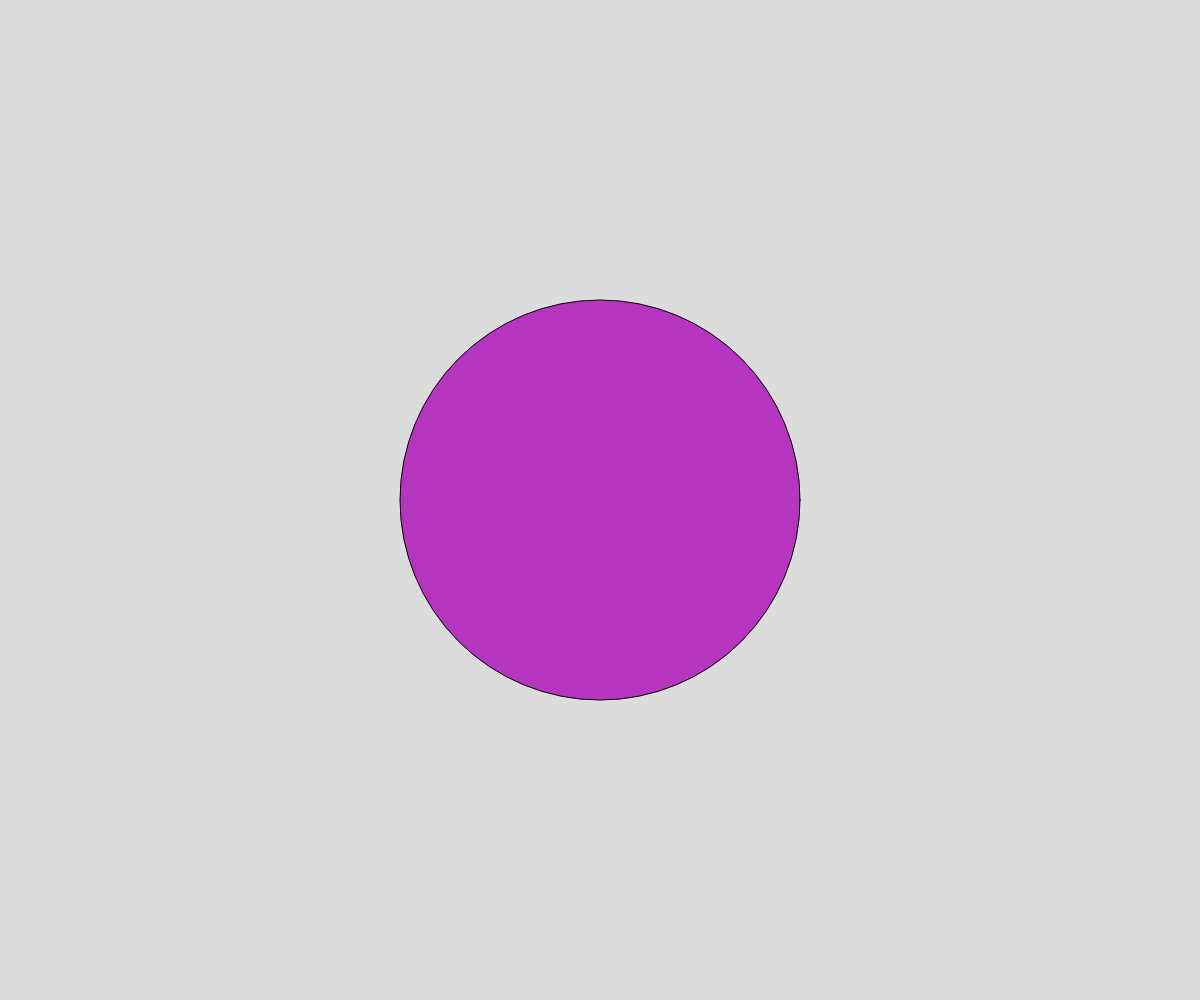
Frame 1 (no input)
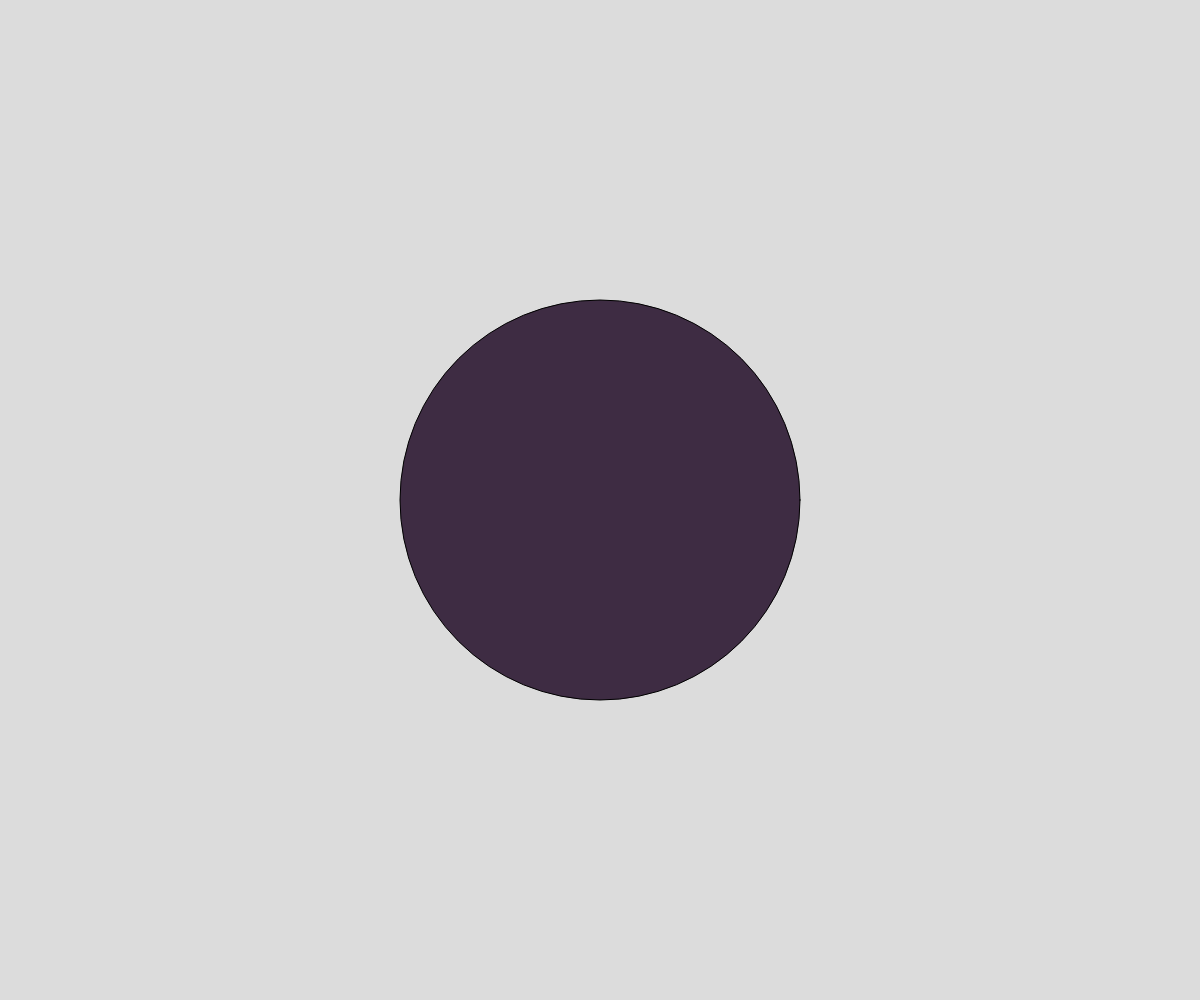
Frame 60 (no input)
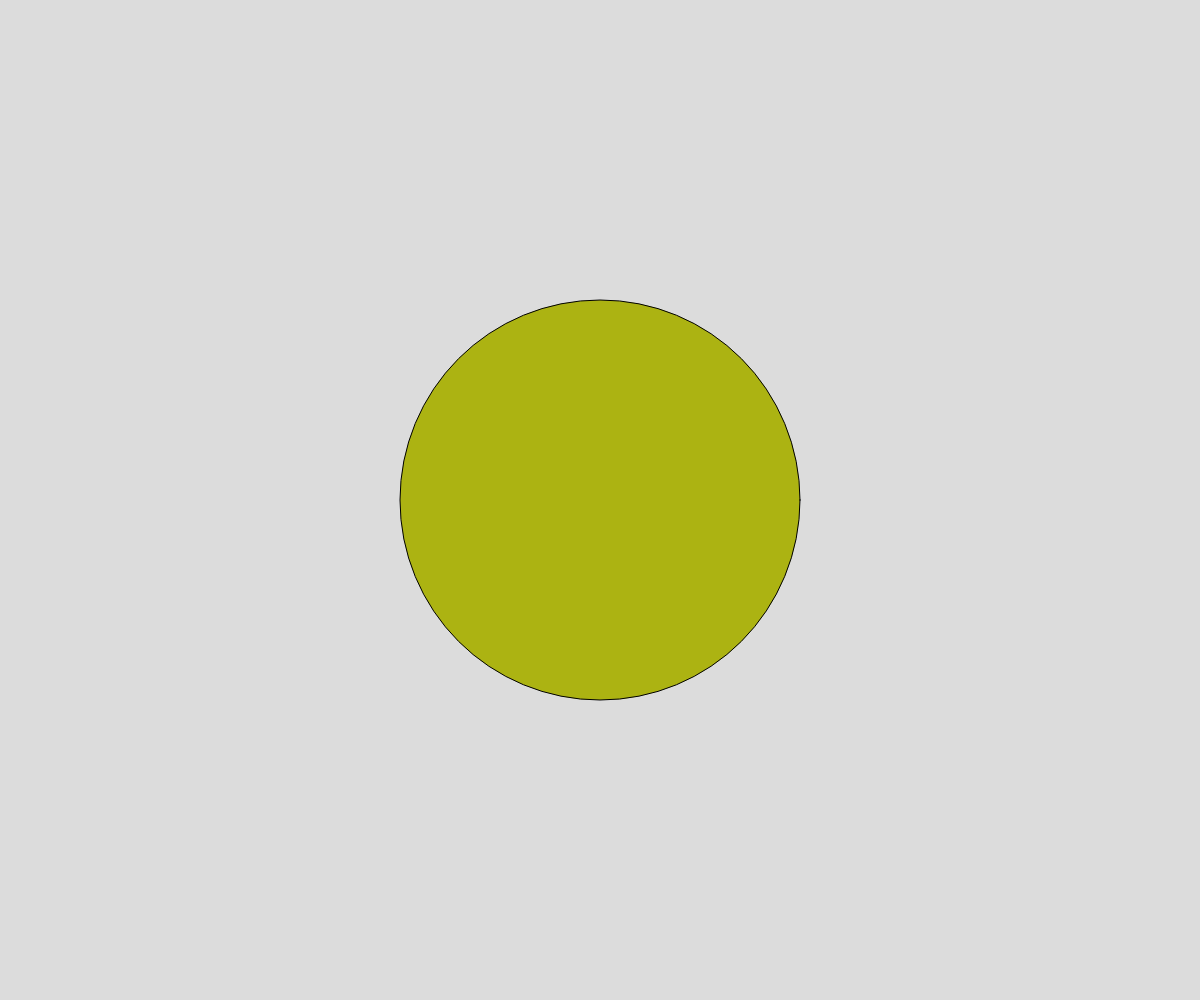
Frame 120 (the mouse pressed at the canvas centre since frame 60)

The p5.js sketch that drew these frames (run headless with seeded random() and noise() and a simulated clock; from frame 60 on, the mouse is pressed at the canvas centre):

// p5.js sketch
// ── sketch.js
// window.setInterval demo
// change the color of a circle every half second

let theColor;

async function setup() {
  createCanvas(windowWidth, windowHeight);
  changeColor();

  //call the changeColor function once every half second
  window.setInterval(changeColor, 500);
}

function draw() {
  background(220);

  fill(theColor);
  circle(width/2, height/2, 400);
}

function changeColor() {
  theColor = color(random(255), random(255), random(255));
}
